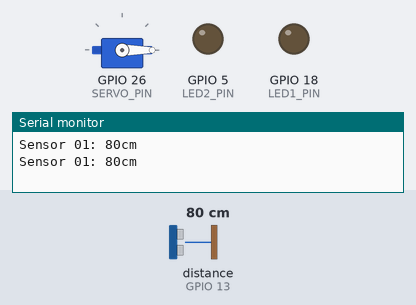
Recording of a program running on a simulated ESP32. Parts: servo, output pins drawn as LEDs (lit = HIGH), the last lines printed to the serial monitor. Dashed ring = blinking. Inputs (shaded band) come from the test bench; at power-on: distance to the obstacle (sensor on GPIO 13) 80 cm. The echo pulse lasts 58.3 µs per cm.

Above: at 1.2 s.
1.3 s: distance to the obstacle (sensor on GPIO 13) set to 9 cm
3.2 s: distance to the obstacle (sensor on GPIO 13) set to 6 cm
At 4.4 s:
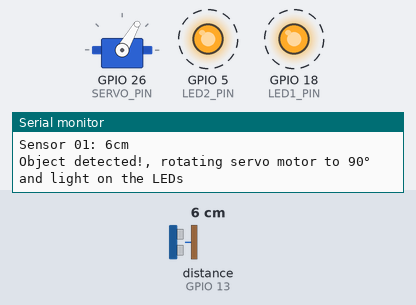
6.2 s: distance to the obstacle (sensor on GPIO 13) set to 18 cm
At 6.9 s:
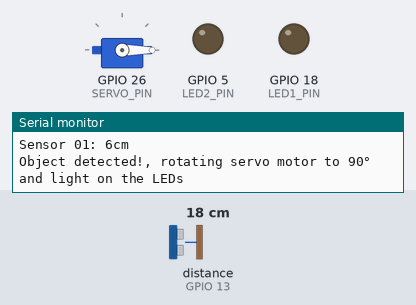
7.7 s: distance to the obstacle (sensor on GPIO 13) set to 2 cm
At 8.4 s:
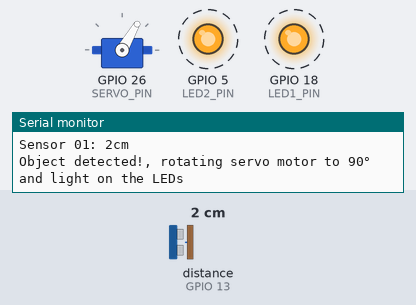
Timing chart, 0 to 11.7 s (numbered marks = the images above; inputs shaded):
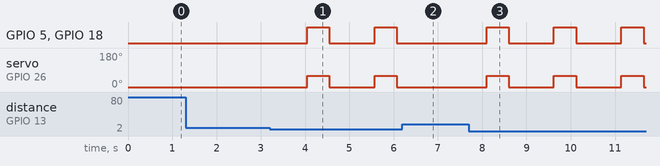

Measured:
- the behaviour switches between 8 and 7 cm on distance to the obstacle (sensor on GPIO 13) (found by bisection; images 0 and 1)
- after the input at 3.2 s, GPIO 5 (LED2_PIN), GPIO 18 (LED1_PIN): alternates HIGH for 0.50 s and LOW for 1.0 s, starting after 0.85 s; servo on GPIO 26 (SERVO_PIN): alternates 60° for 0.50 s and 0° for 1.0 s, starting after 0.85 s
- after the input at 6.2 s, GPIO 5 (LED2_PIN), GPIO 18 (LED1_PIN): stays LOW (without the input it goes to HIGH after 0.89 s); servo on GPIO 26 (SERVO_PIN): stays 0° (without the input it goes to 60° after 0.89 s)
- after the input at 7.7 s, GPIO 5 (LED2_PIN), GPIO 18 (LED1_PIN): alternates HIGH for 0.50 s and LOW for 1.0 s, starting after 0.40 s; servo on GPIO 26 (SERVO_PIN): alternates 60° for 0.50 s and 0° for 1.0 s, starting after 0.40 s

The program:

main.cpp
```cpp
#include <Arduino.h>
#include <Ultrasonic.h>
#include <ESP32Servo.h>

Ultrasonic ultrasonic1(12, 13);	  // An ultrasonic sensor HC-04 on pins 12 (trigger) 13 (echo)
#define SERVO_PIN          26     // ESP32 pin GPIO26 connected to servo motor's pin
#define LED1_PIN          18
#define LED2_PIN          5

Servo myservo;          // create servo object to control a servo
int angle = 0;          // the current angle of servo motor


//Initial configuration
void setup() {
  Serial.begin(9600);
  myservo.setPeriodHertz(50);   // standard 50 hz servo
	myservo.attach(SERVO_PIN);    //, 1000, 2000); // Attach the servo after it has been detatched
  myservo.write(0);

  pinMode(LED1_PIN, OUTPUT);
  pinMode(LED2_PIN, OUTPUT);
}

//Main loop
void loop() {
  Serial.print("Sensor 01: ");
  Serial.print(ultrasonic1.read());   // Prints the distance on the default unit (centimeters)
  Serial.println("cm");

  //If dinstance is less than 7cm, rotate the servo motor to 90°
  if (ultrasonic1.read() <= 7){
    Serial.println("Object detected!, rotating servo motor to 90° and light on the LEDs");
    digitalWrite(LED1_PIN, HIGH);     // turn the LED on
    digitalWrite(LED2_PIN, HIGH);      // turn the LED on
    myservo.write(60);
    delay(500);

  }

  //If dinstance is greater than 9cm, rotate the servo motor to 0° and light off the LED
  digitalWrite(18, LOW);
  digitalWrite(5, LOW);
  myservo.write(0);

  //myservo.detach(); // Turn the servo off for a while
  delay(1000);
}
```
